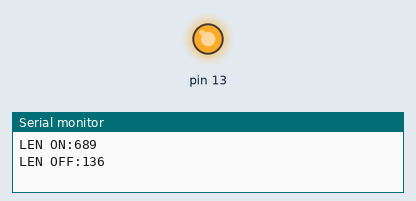
Simulated run of this sketch. Board: Arduino Uno, built with avr-gcc and run on an emulated ATmega328P. Shown: output pins drawn as LEDs (lit = HIGH), the last lines printed to the serial monitor. Random numbers use the default seed unless the sketch sets one.

Above: at 0.1 s.
At 36.9 s:
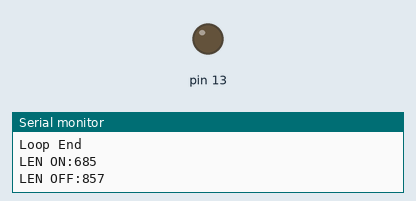
Timing chart, 0 to 40.0 s (numbered marks = the images above):
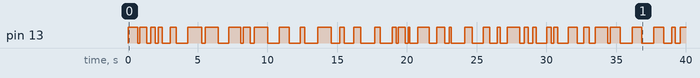

Measured:
- by itself, pin 13: LOW → HIGH at 0.00 s, → LOW 0.69 s later, → HIGH 0.14 s later, → LOW 0.53 s later, … (75 changes in this stretch)

The sketch:

practice9.ino
```cpp
void setup() { // 시작과 동시에 한 번만 실행, 주로 아두이노에서 몇 번 핀을 어떤 용도로 사용할 것인지를 작성
  // put your setup code here, to run once:
  pinMode(13, OUTPUT);
  Serial.begin(9600);
}

void loop() { // 포함하는 코드를 무한히 반복 실행 (while(1)과 같음)
  // put your main code here, to run repeatedly:
  int on_time = random(100, 1001);
  int off_time = random(100, 1001);

  Serial.print("LEN ON:");
  Serial.println(on_time);
  Serial.print("LEN OFF:");
  Serial.println(off_time);

  digitalWrite(13, HIGH);
  delay(on_time);

  digitalWrite(13, LOW);
  delay(off_time);

  Serial.println("Loop End");
}
```
